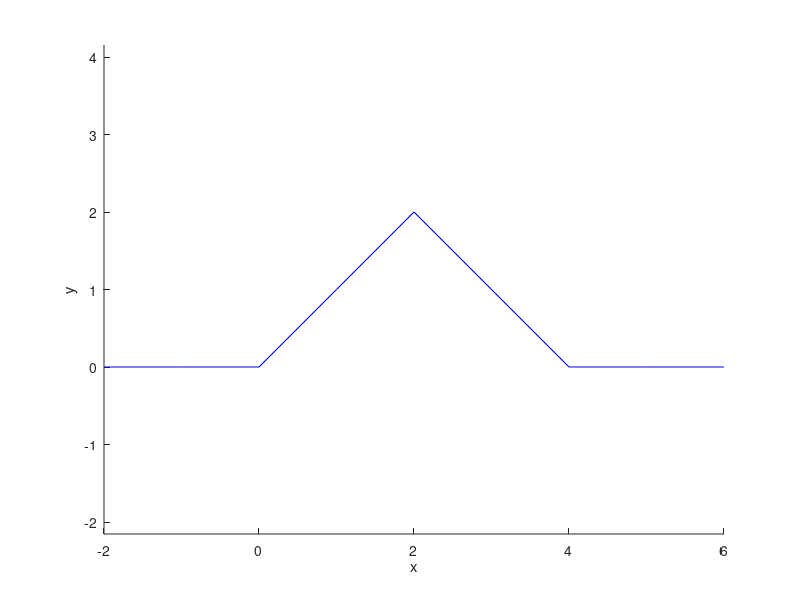

The MATLAB script that drew this image:
function whileExample 
	clc; clear;

	x = -2:6;
	y = [];
	for xi = x; y = [y evaluate(xi)]; end

	hold on;
	axis equal;

	plot(x, y, '-b');
	ylabel('y');
	xlabel('x');

	function y = evaluate(x)
		i = 1;
		ix = [0, 2, 4, inf];

		while (x >= ix(i))
			i = i + 1;
		end

		fprintf('%d, %d\n', x, i) 

		c = [0, 0, 4, 0];
		m = [0, 1, -1, 0];

		y = c(i) + m(i)*x;
	end
end

